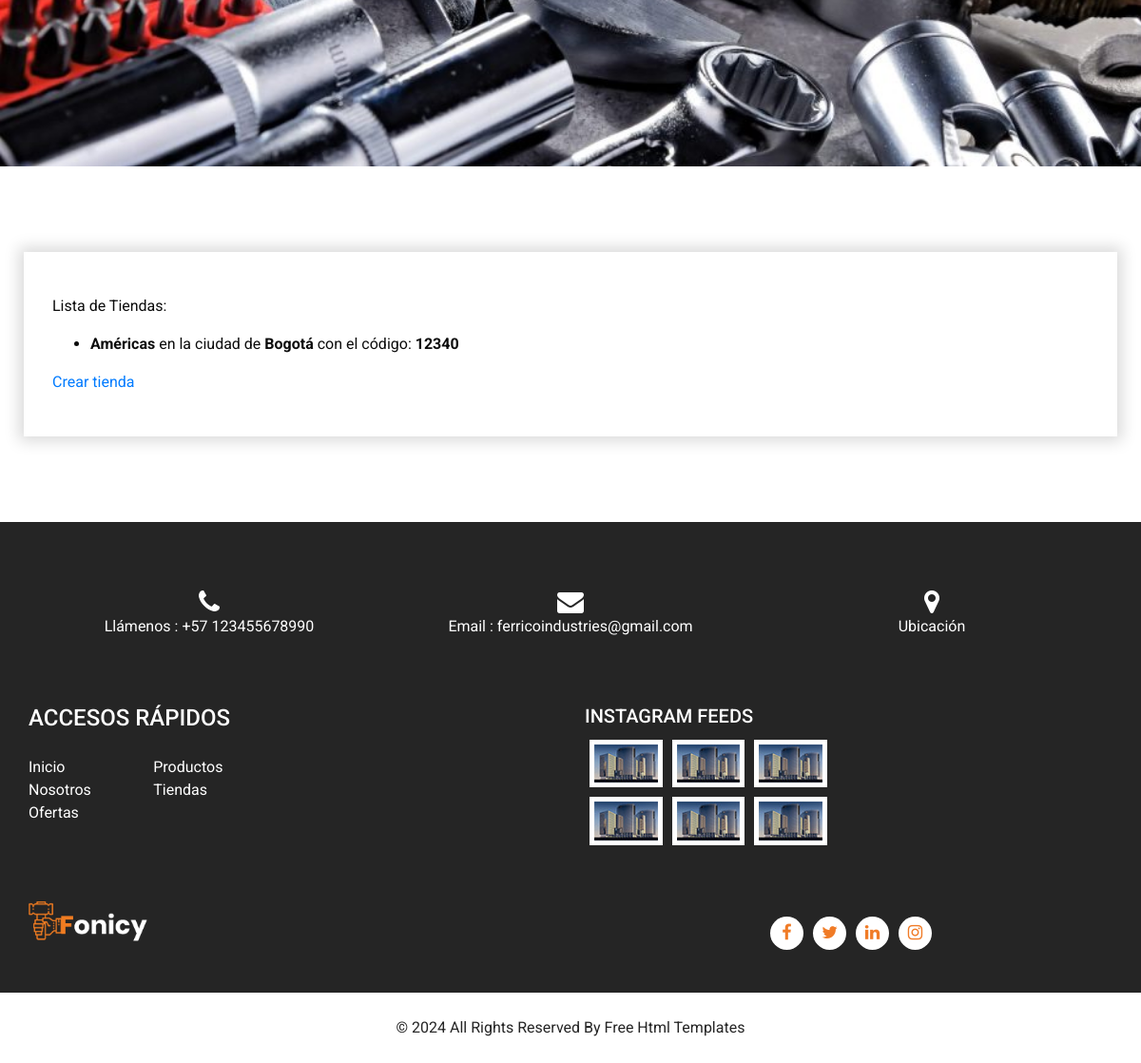
The app's page /ferrico/lista-tiendas/ (lower part), older data.
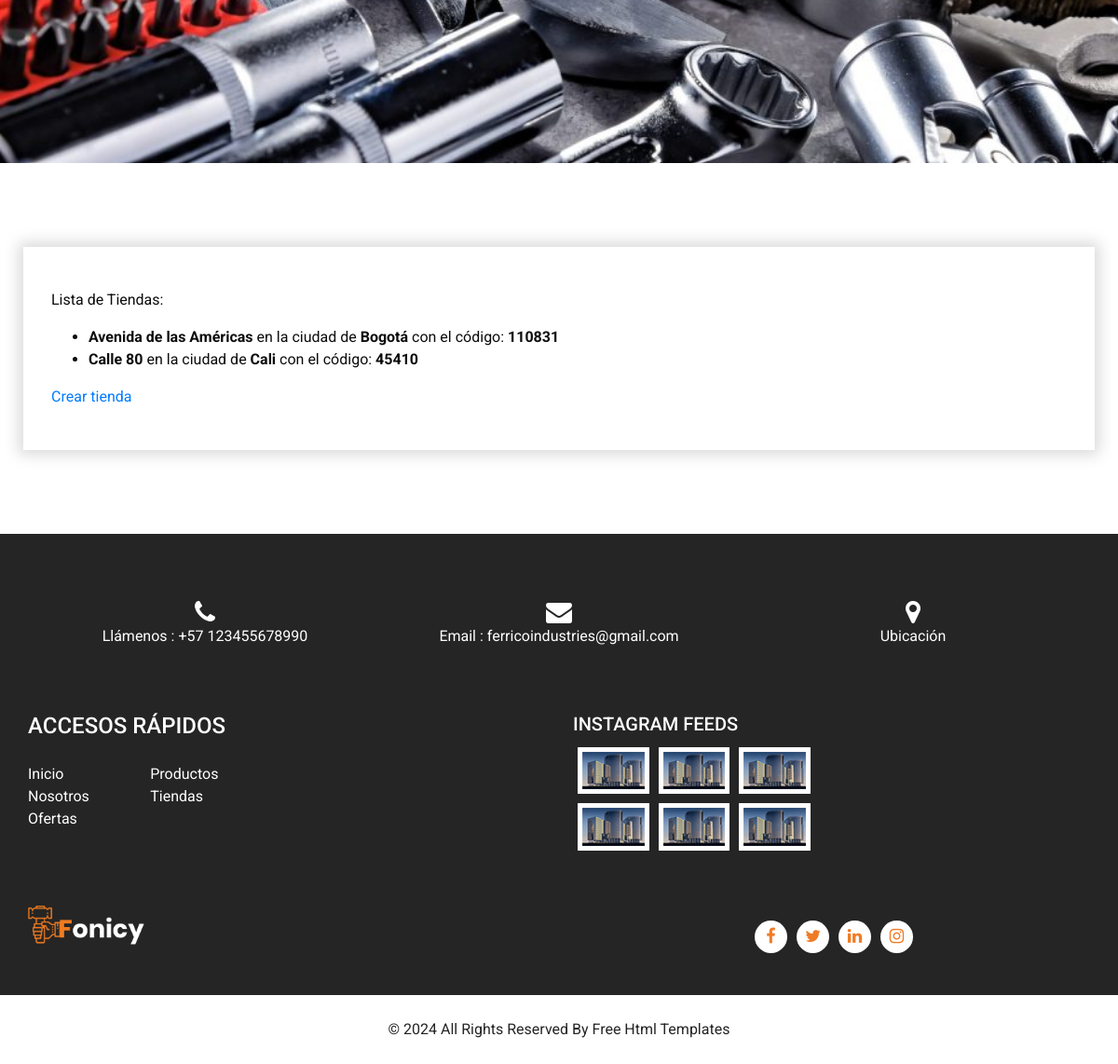
The same page, newer data.
### AppPreEntrega3/models.py (models this page shows, shortened)
class Tienda(models.Model):
    nombre = models.CharField(max_length=40)
    codigoTienda = models.IntegerField()
    ciudad = models.CharField(max_length=50)
    email = models.EmailField()
    class Meta():
        ordering=('nombre','codigoTienda',)
        unique_together = ('nombre','codigoTienda')

### AppPreEntrega3/views.py (the view)
# urls.py: path('lista-tiendas/', lista_tiendas, name='ListaTiendas'),
def lista_tiendas (req):
    lista = Tienda.objects.all()
    return render(req, "lista_tiendas.html", {"lista_tiendas" : lista})

### AppPreEntrega3/templates/lista_tiendas.html
{% extends 'padre.html' %}
{% block contenidoQueCambia %}
<p>Lista de Tiendas: </p>
    <ul>
        {% for tienda in lista_tiendas  %}
            <li> <a style="font-weight: bold;">{{tienda.nombre}} </a> en la ciudad de  <a style="font-weight: bold;">{{tienda.ciudad}} </a> con el código: <a style="font-weight: bold;">{{tienda.codigoTienda}}</a>
            </li>
        {% endfor %}
    </ul>
    <a href="{% url 'TiendaFormulario' %}">Crear tienda</a>
{% endblock contenidoQueCambia %}

Row changes from the older to the newer data that the page shows:
removed Tienda: nombre "Américas", ciudad "Bogotá", codigoTienda "12340"
added Tienda: nombre "Avenida de las Américas", ciudad "Bogotá", codigoTienda "110831"
added Tienda: nombre "Calle 80", ciudad "Cali", codigoTienda "45410"
